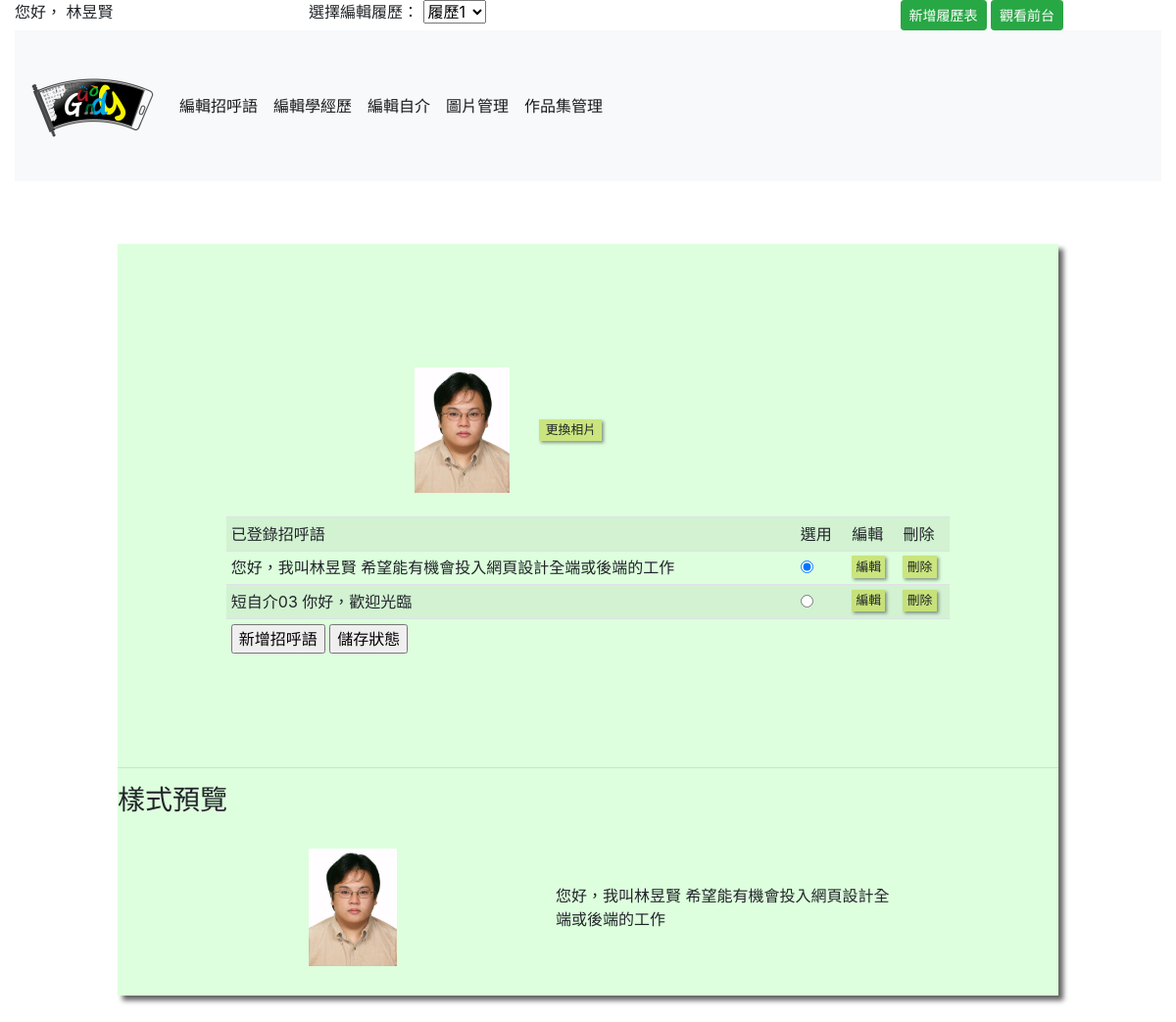
The page /admin.php?do=sayHellow&resumeID=1 (signed in) on the database its author committed.
### tables this page shows
CREATE TABLE `resume_userbasicdata` (
  `id` int(10) NOT NULL,
  `name` varchar(20) NOT NULL,
  `acc` varchar(20) NOT NULL,
  `pw` varchar(20) NOT NULL,
  `path` text NOT NULL,
  `fName` varchar(20) NOT NULL
);

CREATE TABLE `resume_sayhellow` (
  `id` int(11) NOT NULL,
  `text` text DEFAULT NULL,
  `userID` int(10) NOT NULL
);

CREATE TABLE `resume_resume` (
  `id` int(10) NOT NULL,
  `resumeName` varchar(20) NOT NULL COMMENT '履歷表名稱',
  `userID` int(10) NOT NULL,
  `sayHellow` text NOT NULL,
  `selfInterduction` text NOT NULL,
  `workExp` text NOT NULL,
  `portfolio` text NOT NULL
);

### admin/sayHellow.php (the view, shortened to what this page needs)
<?php
	include_once "./base.php";
	$table=chkG('do');
	$lab="招呼語";
	$userID=chkSS('login');
	if(isset($_GET['resumeID'])){
		$resumeID=$_GET['resumeID'];
	}else{
		$temp=find('resume_resume',['userID'=>$userID])['id'];
		$_GET['resumeID']=$resumeID=$temp;
	}
	$path=find('resume_userBasicData',$userID)['path'];
	$show=unserialize(find('resume_resume',$resumeID)[$do]);
?>
<div class="row text-center">
	<div class=col-3></div>
	<div class="col-6 d-flex" style="align-items:center;">
		<img style="min-height: 30px;height:8em" src=<?php echo $path; ?> alt="" >
		<div name='changePic' class=button
		onclick="op('#cover','#cvr','./modal/changePhoto.php?table=<?php echo $table; ?>&userID=<?php echo $userID; ?>')">
		更換相片
		</div>
	</div>
</div>
<br>
<div class=row>
	<form class="col-12" action="./api/saveResume.php" method="post">
		<table class="table table-striped table-sm">
		<?php
		$data=['userID'=>$userID];
		$rows=all("resume_$table",$data);
		?>
			<tr>
				<td>已登錄招呼語</td>
				<td class=std>選用</td>
				<td>編輯</td>
				<td>刪除</td>
			</tr>
			<?php foreach($rows as $n){ ?>
			<tr>
				<td>
					<?php
					$temp=$n['text'];
					echo $temp;
					?>
				</td>
				<td>
				<input type='radio' name='sh[]' value=<?=$n['id'];?>
					<?php
					if(is_array($show)){
						foreach ($show as $sh){
							echo ($sh==$n['id'])?"checked":"";
						}
					}
					?>
				>
				</td>
				<td>
					<div name='editBtn' class="button text-center"
					 onclick="op('#cover','#cvr','./modal/editData.php?table=<?php echo $table; ?>&id=<?php echo $n['id']; ?>')">
					編輯
					</div>
				</td>
				<td>
					<div name='deleteBtn' class="button text-center"
					 onclick="op('#cover','#cvr','./modal/deleteData.php?table=<?php echo $table; ?>&id=<?php echo $n['id']; ?>')">
					刪除
					</div>
				</td>
			</tr>
            <?php } ?>
			<tr>
				<td colspan=4>
					<input type="button" value="新增<?=$lab;?>"
					onclick="op('#cover','#cvr','./modal/editData.php?table=<?php echo $table; ?>')">
					<input type="submit" value="儲存狀態">
				</td>
			</tr>
		</table>
	</form>
</div>

### admin.php (shortened to what this page needs)
<?php
include_once "./base.php";
$user=chkSS("login");
$resumes=all('resume_resume',['userID'=>$user]);
$do=chkG('do');
?>
<!DOCTYPE html>
<html lang="zh-TW">
<head>
	<link rel="stylesheet" href="./css/userCss.css">
	<link href="./css/bootstrap.min.css" rel="stylesheet">
</head>
<body>
	<?php include_once "./admin/adminTitle.php"; ?>
	<div class="showArea" >
		<div id=optionArea class="container">
			<?php
				if ($do!=""){
					include("./admin/$do.php");
				}
			?>
		</div>
		<hr>
		<?php
		if ($do!="" && $do!="image" && $do!="addRes" ){
			?>
		<h3> <?=($do!="image")?"樣式預覽":"";?></h3>
		<br>
		<div id=previewArea class="container">
			<?php
					include("./front/$do.php");
			?>
		</div>
			<?php
			}
		?>
	</div>
</body>
</html>

### admin/adminTitle.php (shortened to what this page needs)
<?php
$nRes=chkG('resumeID');
?>
<div class="container-fluid">
    <div class="row">
		<div class="col-12 col-md-3">
            您好，
			<?php
            echo find("resume_userBasicData",$user)['name'];
            ?>
        </div>
        <div class="col-7 col-md-5">
            <span class=hidden-xs>選擇編輯履歷：</span>
            <select name="nowRes" id="nowRes" onchange=reld()>
                <?php
            foreach($resumes as $k=>$res){
                $chked=($nRes==$res['id'])?'selected':"";
                ?>
                <option value="<?=$res['id'];?>" label=<?=$res['resumeName'];?> <?=$chked;?>></option>
                <?php
            }
            ?>
            </select>
        </div>
        <div class="col-5 col-md-3 text-right">
            <a href="?do=addRes">
                <button type="button" class="btn btn-sm btn-success" id=addRes>新增履歷表</button>
            </a>
            <a href="./?nRes=<?=$nRes;?>">
		    	<button type="button" class="btn btn-sm btn-success" id=front >觀看前台</button>
            </a>
        </div>
	</div>
    <div class="navbar navbar-expand-lg navbar-light bg-light">
      <a class="navbar-brand" href="#"><img src="./icon/gundog02.ico" alt=""></a>
      <div class="collapse navbar-collapse" id="navbarSupportedContent">
        <ul class="navbar-nav mr-auto" >
          <li class="nav-item active">
            <a class="nav-link" href="?do=sayHellow&resumeID=<?=$nRes;?>">編輯招呼語</a>
          </li>
          <li class="nav-item active">
            <a class="nav-link" href="?do=workExp&resumeID=<?=$nRes;?>">編輯學經歷</a>
          </li>
          <li class="nav-item active">
            <a class="nav-link" href="?do=selfInterduction&resumeID=<?=$nRes;?>">編輯自介</a>
          </li>
          <li class="nav-item active">
            <a class="nav-link" href="?do=image&resumeID=<?=$nRes;?>">圖片管理</a>
          </li>
          <li class="nav-item active">
            <a class="nav-link" href="?do=portfolio&resumeID=<?=$nRes;?>">作品集管理</a>
          </li>
        </ul>
      </div>
    </div>
</div>

### front/sayHellow.php (shortened to what this page needs)
<?php
			$do="sayHellow";
			$order=find('resume_resume',$nRes)['userID'];
?>
<div id=sayHellow class="row middleStyle" >
	<?php
	$photoPath=find('resume_userBasicData',$order)['path'];
	$dataID=unserialize(find('resume_resume',$nRes)[$do]);
	if(!empty($dataID)){
		foreach ($dataID as $dID){
			$data=find("resume_$do",$dID)
			?>
				<div class="col-3 ">
					<img class="photo"  src=<?php echo $photoPath; ?> alt="" >
				</div>
				<div class="col-6 text-left">
					<?php
					echop($data['text']);
					?>
				</div>
			<?php
		}
	}
	?>
</div>

### base.php (shortened to what this page needs)
<?php
$dsn="mysql:host=localhost;charset=utf8;dbname=resume";
$pdo=new PDO($dsn,"root","");
function br(){
  echo "<br>";
}
function echop(...$arg){
  if(!is_array($arg[0])){
    echo $arg[0];
    br();
  }else{
    print_r($arg[0]);
    br();
  }
}
function chkG($a,...$b){
  if(!empty($_GET[$a])){
    return $_GET[$a];
  }else{
    if(!empty($b)){
      return $b[0];
    }else{
      return "";
    }
  }
}
function chkSS($a,...$b){
  if(!empty($_SESSION[$a])){
    return $_SESSION[$a];
  }else{
    if(!empty($b)){
      return $b[0];
    }else{
      return "";
    }
  }
}
function find($table,...$arg){
  global $pdo;
  $sql="select * from $table where ";
  if(is_array($arg[0])){
    foreach($arg[0] as $key => $value){
      $tmp[]=sprintf("`%s`='%s'",$key,$value);
    }
    $sql=$sql . implode(" && ",$tmp);
  }else{
    $sql=$sql . " `id`='".$arg[0]."'";
  }
  return $pdo->query($sql)->fetch(PDO::FETCH_ASSOC);
}
function all($table,...$arg){
  global $pdo;
  $sql="select * from $table";
    if(!empty($arg[0])){
      foreach($arg[0] as $key => $value){
        $tmp[]=sprintf("`%s`='%s'",$key,$value);
      }
      $sql=$sql . " where " . implode(" && ",$tmp);
    }
  return $pdo->query($sql)->fetchAll();
}
?>

### css/userCss.css (style rules this page uses)
* { box-sizing:border-box; position:relative; }
.middleStyle>* { margin: auto; text-align: center; }
.photo { position: relative; display:inline-block; width:7.5vw; height: 10vw; }
#optionArea { position: relative; width:80%; margin:10%; overflow:auto; }
#previewArea { position: relative; width:80%; overflow:auto; }
.button { width:80%; max-width:5em; background: rgba(194, 219, 84, 0.7); box-shadow: 2px 2px 3px rgba(50,50,50,0.5); font-size: .8em; padding:1.5px; }
.showArea { width:95%; box-shadow: 5px 5px 5px rgb(100 100 100); margin: 8vh auto; padding-top: 30px; padding-bottom: 30px; background-color: #ddffdd; }
@media (min-width:992px) { .showArea { width:960px; } }

### rows shown on the page
resume_userbasicdata: name "林昱賢", path (picture)
resume_sayhellow: text "您好，我叫林昱賢 希望能有機會投入網頁設計全端或後端的工作"
resume_resume: sayHellow "☑", userID.path (picture)
resume_sayhellow: text "短自介03 你好，歡迎光臨"
